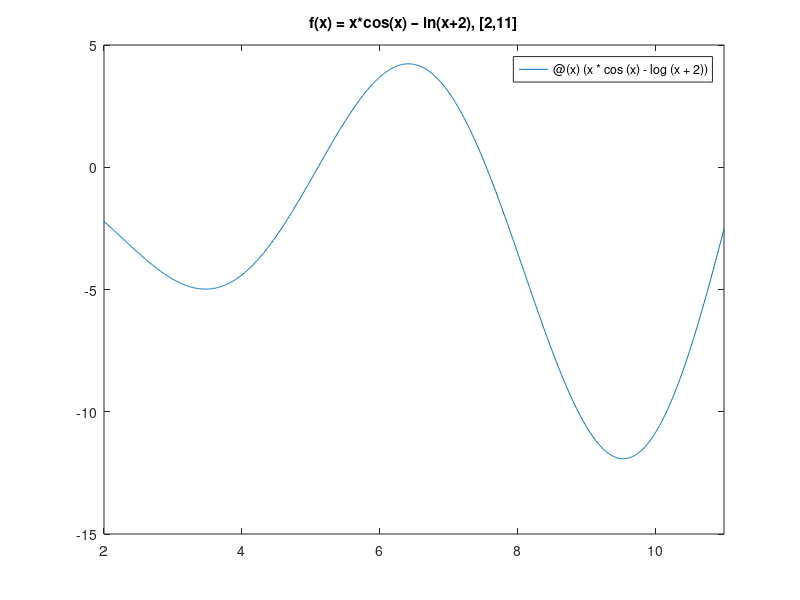

Here is the MATLAB script that generated this plot: (Note: this script raises an error after producing the figure.)
%%%%%%%%%%%%%%%%%%%%%%%%%%%%%%%%%Task 1%%%%%%%%%%%%%%%%%%%%%%%%%%%%%%%%%

% interval setup
interval1 = [2 6];
a1 = interval1(1);
b1 = interval1(2);
interval2 = [6 11];
a2 = interval2(1);
b2 = interval2(2);

%function set-up
f = @(x)(x*cos(x)-log(x + 2));
figure(3);
fplot(f,[2 11]);
title('f(x) = x*cos(x) – ln(x+2), [2,11]');


%                       The main program test

%start of bisection method test
[x1, itrC1] = bisection(a1,b1,f,0.0001); 
[x2, itrC2] = bisection(a2,b2,f,0.0001);
disp(['x1 = ',num2str(x1)]);
disp(['x2 = ',num2str(x2)]);
disp(['Number of iterations to get all zeros: ',num2str(itrC1+ itrC2)]);
%end of bisection method test

%start of newtons method test
[x1, itrC1] = newtons(5,f,0.0001); 
[x2, itrC2] = newtons(7,f,0.0001);
disp(['approximation point to x1 = 2']);
disp(['approximation point to x2 = 11']);
disp(['x1 = ',num2str(x1)]);
disp(['x2 = ',num2str(x2)]);
disp(['Number of iterations to get all zeros: ',num2str(itrC1+ itrC2)]);
%end of newtons method test

%                       End of the main program test



%                     Start of Newton's method Function
function [x, itr] = newtons(approx,f,acc) %takes an approximation of x and an accuracy and a function
itr = 1;
approxIni = approx;
syms x;
while 1 
    approx = approx - (f(approx)./eval(subs(diff(f(x)),approx)));
%     disp(approx);
    itr = itr+1;
    if abs(f(approx)) < acc
        x = approx;
        break
    end
end
figure(2);
fplot(f,[2 11],'r');
title('Newton''s method');
hold on 
plot(x,0,'r*'); %plotting the zero
hold on
plot(approxIni,0,'b*'); %plotting the guessed initial approximation to zero
end

%                     End of Newton's method Function

%                     Start of Bisection method Function
function [x, itr] = bisection(a,b,f,acc)
itr = 0;
fa = f(a);
while b-a > acc
    c = 0.5 * (a+b);
    fc = f(c);
    if fa * fc > 0
        a = c;
    else
        b = c;
    end
    itr = itr+1;
end
x = c;
figure(1);
fplot(f,[2 11]);
title('Bisection method');
hold on 
plot(x,0,'r*'); %pointing the zero
hold on
plot(2,0,'b*'); %pointing where the interval starts
hold on 
plot(11,0,'b*');%pointing where the interval ends
end
%                     End of Bisection method Function
